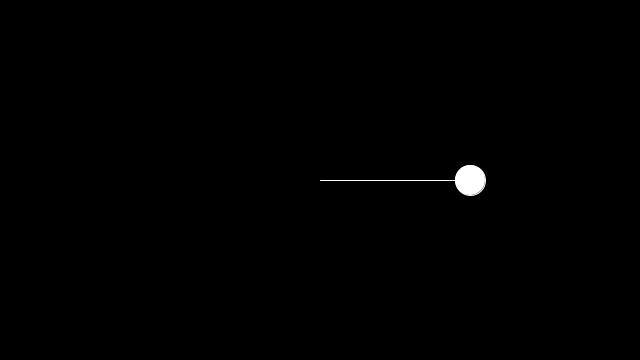
Frame 1 (no input)
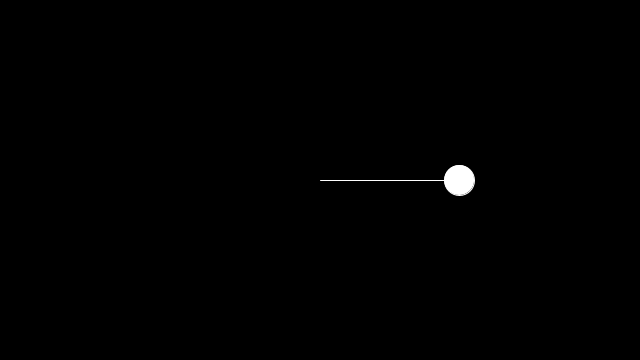
Frame 60 (the mouse pressed at the canvas centre just before this capture)
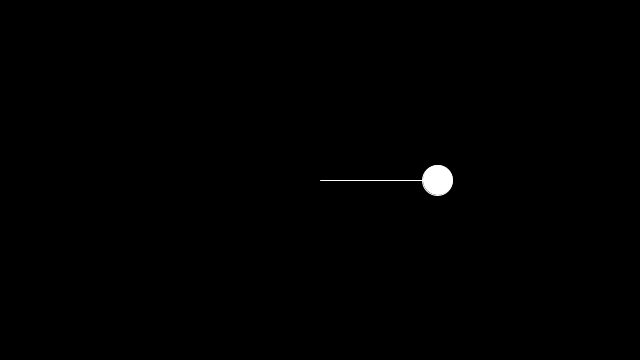
Frame 120 (the mouse held since frame 60 and released just before this capture)

The Processing sketch that drew these frames (run headless with seeded random() and noise(); from frame 60 on, the mouse is pressed at the canvas centre):

// Processing sketch: simpleHarmonicMotion
// ── simpleHarmonicMotion.pde
float r = 150;
float a = 0;
float aVel = 0.0;
float aAcc = 0.001;

void setup(){
  size(640, 360);
}


void draw(){
  background(0);
  translate(width/2, height/2);
  float x = r * cos(a);
  float y = r * sin(a);
  fill(255);
  stroke(255);
  line(0,0,x,0);
  ellipse(x,0,30,30);
  
  a += 0.1;

  
}
